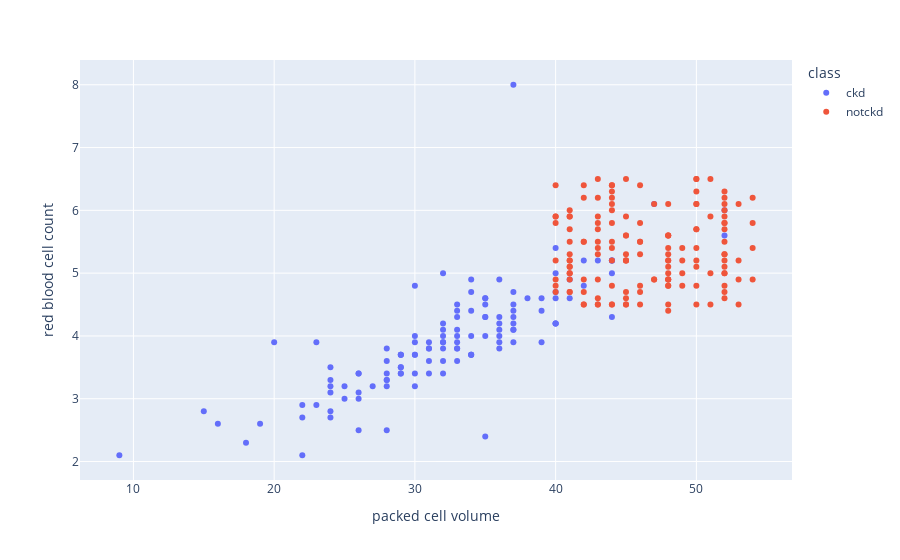

Write notebook code for a chart like this one.
### Code cell
scatter("packed cell volume","red blood cell count")

### Figure 1 — Plotly figure (JSON) as saved in the notebook; plotly's stock layout.template omitted (floating-point values rounded to 4 significant figures; data arrays with more than 128 entries replaced by an {"elided": "..."} marker saying what was removed)
{"data": [{"hovertemplate": "class=ckd<br>packed cell volume=%{x}<br>red blood cell count=%{y}<extra></extra>", "legendgroup": "ckd", "marker": {"color": "#636efa", "symbol": "circle"}, "mode": "markers", "name": "ckd", "orientation": "v", "showlegend": true, "type": "scatter", "x": {"elided": "250 int values"}, "xaxis": "x", "y": {"elided": "250 float values"}, "yaxis": "y"}, {"hovertemplate": "class=notckd<br>packed cell volume=%{x}<br>red blood cell count=%{y}<extra></extra>", "legendgroup": "notckd", "marker": {"color": "#EF553B", "symbol": "circle"}, "mode": "markers", "name": "notckd", "orientation": "v", "showlegend": true, "type": "scatter", "x": {"elided": "150 int values"}, "xaxis": "x", "y": {"elided": "150 float values"}, "yaxis": "y"}], "layout": {"legend": {"title": {"text": "class"}, "tracegroupgap": 0}, "margin": {"t": 60}, "xaxis": {"anchor": "y", "domain": [0, 1], "title": {"text": "packed cell volume"}}, "yaxis": {"anchor": "x", "domain": [0, 1], "title": {"text": "red blood cell count"}}}}
